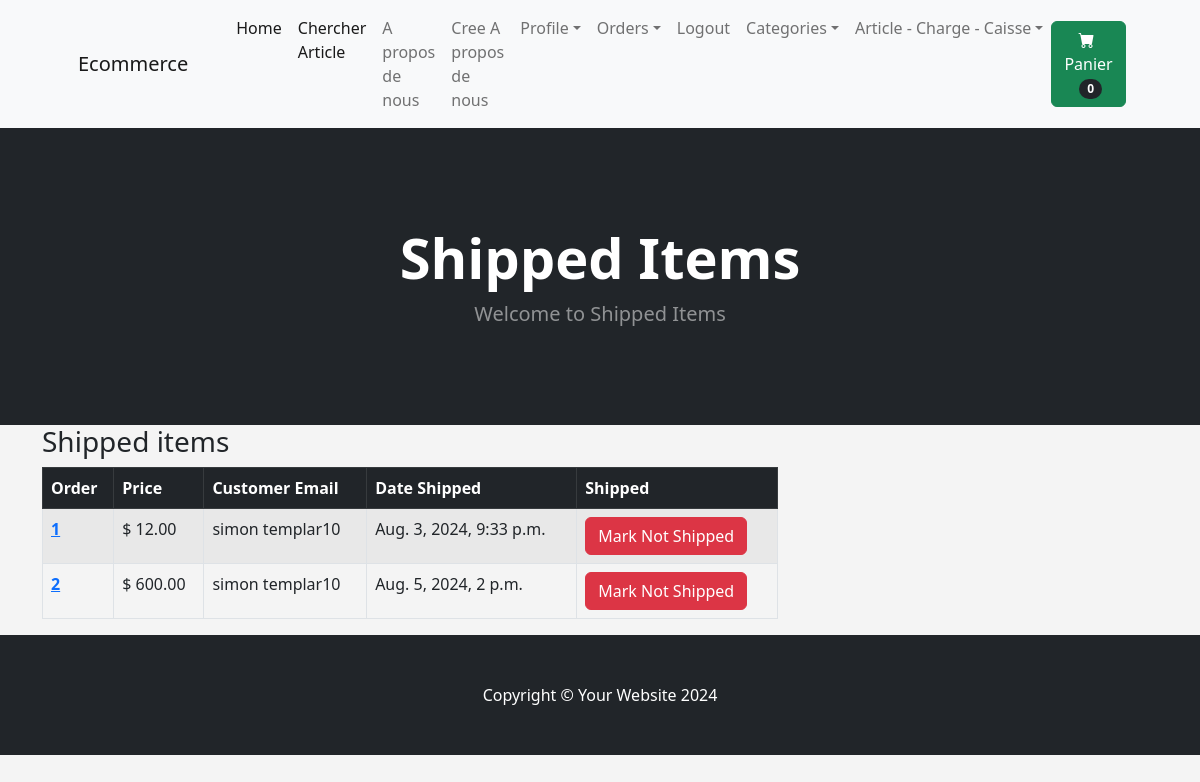
The page /payment/shipped_dash (signed in) on the database its author committed.
### payment_app/models.py (models this page shows, shortened)
class Order(models.Model):
    user = models.ForeignKey(User, on_delete=models.CASCADE, null=True, blank=True)
    full_name = models.CharField(max_length=255, null=True, blank=True)
    email = models.EmailField(max_length=255, null=True, blank=True)
    shipping_address = models.TextField(max_length=15000, null=True, blank=True)
    amount_paid = models.DecimalField(max_digits=10,decimal_places=2, null=True, blank=True)
    date_ordered = models.DateTimeField(auto_now_add=True)
    shipped=models.BooleanField(default=False, null=True, blank=True)
    date_shipped=models.DateTimeField(null=True, blank=True)

### payment_app/views.py (the view, shortened to what this page needs)
# urls.py: path('shipped_dash', views.shipped_dash, name='shipped_dash'),
def shipped_dash(request):
    if request.user.is_authenticated and request.user.is_superuser:
        orders= Order.objects.filter(shipped=True)
        return render(request, "payment_app/shipped_dash.html", {"orders":orders})
    else:
        messages.success(request, "Access Denied.....")
        return redirect('home')

### cart_app/cart.py (called while the page is built)
    def __len__(self):
        return len(self.cart)

### cart_app/context_processors.py (called while the page is built)
def cart(request):
    context={'cart':Cart(request)}
    return context

### payment_app/templates/payment_app/shipped_dash.html (shortened to what this page needs)
{% extends 'store_app/base.html' %}
{% block content %}
 <header class="bg-dark py-5">
    <div class="container px-4 px-lg-5 my-5">
        <div class="text-center text-white">
            <h1 class="display-4 fw-bolder">Shipped Items</h1>
            <p class="lead fw-normal text-white-50 mb-0">Welcome to Shipped Items</p>
        </div>
    </div>
</header>
<div class="container">
    <div class="row">
        <div class="col-8">
     <h3>Shipped items</h3>
     <table class="table table-striped table-hover table-bordered">
        <thead class="table-dark">
          <tr>
            <th scope="col">Order</th>
            <th scope="col">Price</th>
            <th scope="col">Customer Email</th>
            <th scope="col">Date Shipped</th>
            <th scope="col">Shipped</th>
          </tr>
        </thead>
        <tbody>
            {% for item in orders %}
          <tr>
            <th scope="row"><a href="{% url 'orders' item.id %}">{{ item.id }}</a></th>
            <td>$ {{ item.amount_paid }}</td>
            <td>{{ item.email }}</td>
            <td>{{ item.date_shipped }}</td>
            <td>
                <form action="" method="post">
                <button type="submit" class="btn btn-danger">Mark Not Shipped</button>
                </form>
                </td>
          </tr>
          {% endfor %}
        </tbody>
      </table>
        </div>
    </div>
</div>
{% endblock %}

### store_app/templates/store_app/base.html (style rules this page uses)
body { background: #f4f4f4; }

### rows shown on the page
Order: id "1", amount_paid "12.00", email "simon templar10", date_shipped "Aug. 3, 2024, 9:33 p.m."
Order: id "2", amount_paid "600.00", email "simon templar10", date_shipped "Aug. 5, 2024, 2 p.m."

### other values the page prints
{{ cart|length }} "0"
